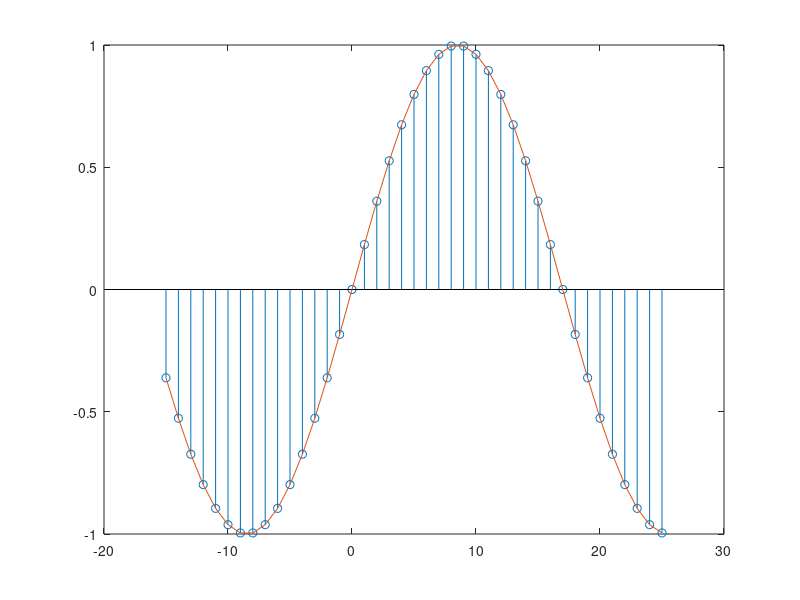
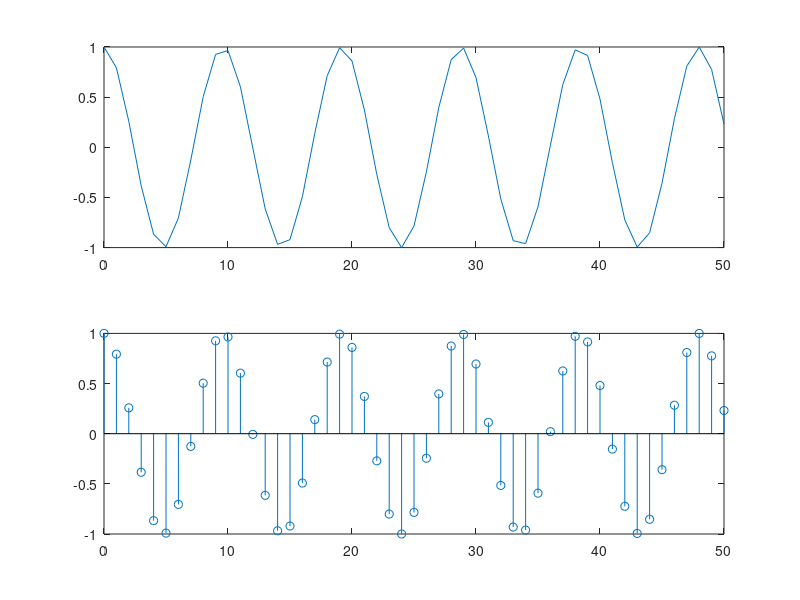

Here is the MATLAB script that generated these plots, in order:
n=[-15:1:25];
x1=sin((pi/17)*n)
stem(n,x1);
hold on
plot(n,x1)
hold off
clear n
figure(2)
n=0:50;
x2=cos((pi/sqrt(23))*n)
subplot(2,1,1)
plot(n,x2)
subplot(2,1,2)
stem(n,x2)